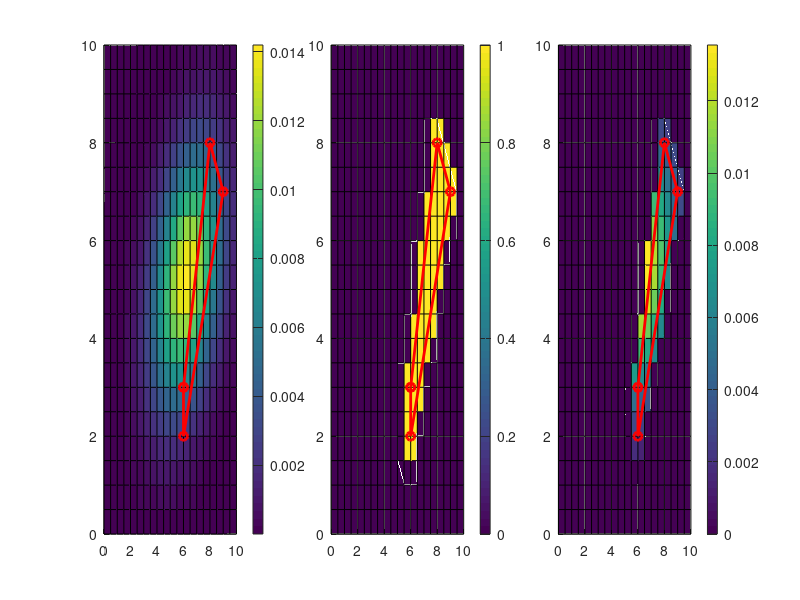

Here is the MATLAB script that generated this plot:
clear; close all; clc;

% toy example of chance of collision with a solid obstacle
L = 10; % dimension of a square environment
xpoly = [ 6 6 9 8 6]; %x-coords of obstaclr
ypoly = [ 3 2 7 8 3]; %y-coords

% grid over which probability is defined
Nx = 21;
Ny = Nx;
xgrid = linspace(0,L,Nx);
ygrid = linspace(0,L,Ny);
delx = xgrid(2) - xgrid(1);
dely = ygrid(2) - ygrid(1);
[xx,yy] = meshgrid(xgrid,ygrid);

% p.d.f 
mu = [6; 5]; % mean
sigma = [3 1;1 3];

% loop
for i = 1:1:Nx
    for j = 1:1:Ny
        % get the center of each cell
        xi = xx(i,j);
        yj = yy(i,j);
        % arrange as a vector and check prob
        z = [xi; yj]; 
        pp(i,j) = mvnpdf(z,mu,sigma);
        % define a square cell polygon
        cx = [0 0 1 1]*delx+xi;
        cy = [0 1 1 0]*dely+yj;
        % loop through each corner to see if it inside the obstacle
        om(i,j) = 0; % assume no obstacle
        for k = 1:1:4
            if ( inpolygon(cx(k),cy(k),xpoly,ypoly)==1 && om(i,j)==0 )
                om(i,j) = 1; % there is obstacle
            end
        end
        
    end
end
% we have to normalize the probability so it sums to one
pp = pp/(sum(sum(pp)));

% probability map
figure;
set(gcf,'Units','inches')
set(gcf,'Position',[2 2 16 4])
subplot(1,3,1)
surf(xx,yy,pp);
view(2);
hold on;
plot3(xpoly,ypoly,ones(size(xpoly))*max(max(pp))+0.1,'ro-','linewidth',2);
hold on;
colorbar;
xlim([0 L]);
ylim([0 L]);

% occupancy graph
subplot(1,3,2)
surf(xx,yy,om);
view(2);
hold on;
plot3(xpoly,ypoly,ones(size(xpoly))+0.1,'ro-','linewidth',2);
hold on;
colorbar;
xlim([0 L]);
ylim([0 L]);


% probabilities only over obstacle
pobs = om.*pp;

% plot
subplot(1,3,3)
surf(xx,yy,pobs);
view(2);
hold on;
plot3(xpoly,ypoly,ones(size(xpoly))+0.1,'ro-','linewidth',2);
hold on;
colorbar;
xlim([0 L]);
ylim([0 L]);

% chance of collision
collisionChance = sum(sum(pobs));
fprintf('Collision probability is %3.3f percent \n',collisionChance*100)
